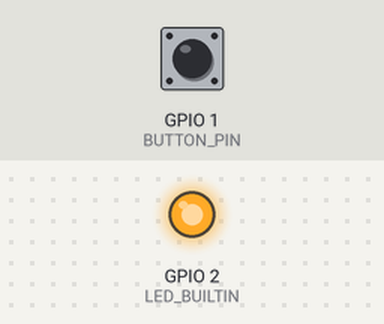
Recording of a sketch running on a simulated ESP8266 (NodeMCU). On the bench: output pins drawn as LEDs (lit = HIGH, except the on-board LED, lit = LOW). Inputs (shaded band) come from the test bench; at power-on: GPIO 1 (BUTTON_PIN) LOW. WiFi joins after 1.5 s; servers stay silent unless stated; uploads are accepted with an empty reply.

Above: at 2.7 s.
2.8 s: GPIO 1 (BUTTON_PIN) pulled HIGH for 3.2 s
At 7.1 s:
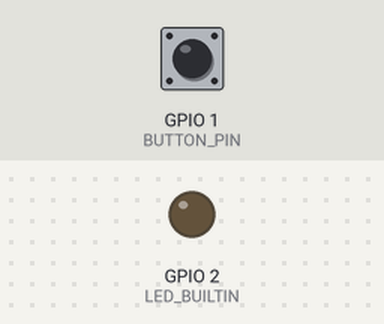
7.5 s: GPIO 1 (BUTTON_PIN) pulled HIGH for 1.2 s
At 8.9 s:
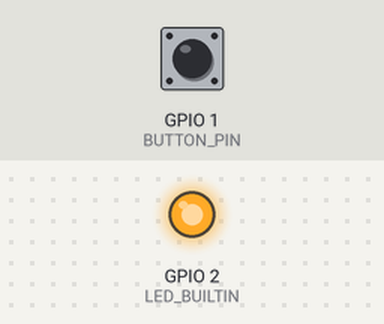
Timing chart, 0 to 10.5 s (numbered marks = the images above; inputs shaded):
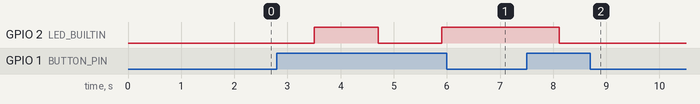

Measured:
- after the input at 2.8 s, GPIO 2 (LED_BUILTIN): LOW → HIGH after 0.71 s, → LOW 1.2 s later, → HIGH 1.2 s later
- after the input at 7.5 s, GPIO 2 (LED_BUILTIN): HIGH → LOW after 0.61 s

The sketch:

ServoMotorContolClient.ino
```cpp
#include <ESP8266WiFi.h>
#include <ESP8266HTTPClient.h>
#include <WiFiClient.h>

#define BUTTON_PIN 1

const char *SSID = "iotctr";
const char *PASSWORD = "12345678";

const String SERVER_NAME = "http://www.iotctr.com/ctr";

unsigned long lastTime = 0;
unsigned long timerDelay = 1000;

String buttonOption = "off"; // off | on
bool buttonSwitchCtr = false;

void servoControlHandler(const int &servoId, const String &option);

void setup()
{
    //    Serial.begin(115200);
    pinMode(LED_BUILTIN, OUTPUT);
    pinMode(BUTTON_PIN, INPUT);

    WiFi.begin(SSID, PASSWORD);
    while (WiFi.status() != WL_CONNECTED)
    {
        delay(500);
    }
}

void loop()
{
    // Send an HTTP POST request depending on timerDelay
    if ((millis() - lastTime) > timerDelay)
    {
        // Check WiFi connection status
        if (WiFi.status() == WL_CONNECTED)
        {

                int buttonState = digitalRead(BUTTON_PIN);
                if (buttonState)
                {
                    buttonSwitchCtr = !buttonSwitchCtr;
                    digitalWrite(LED_BUILTIN, buttonSwitchCtr);
                    buttonOption = (buttonSwitchCtr)? "on" : "off";
                    servoControlHandler(0, buttonOption);
                }

        }

        lastTime = millis();
    }
}

void servoControlHandler(const int &servoId ,const String &option)
{
    WiFiClient client;
    HTTPClient http;

    String url = SERVER_NAME + "?dev_num=" + String(servoId, 10) + "&operate=" + option;
    http.begin(client, url.c_str());

    // Send HTTP GET request
    http.GET();

    http.end();
}
```
